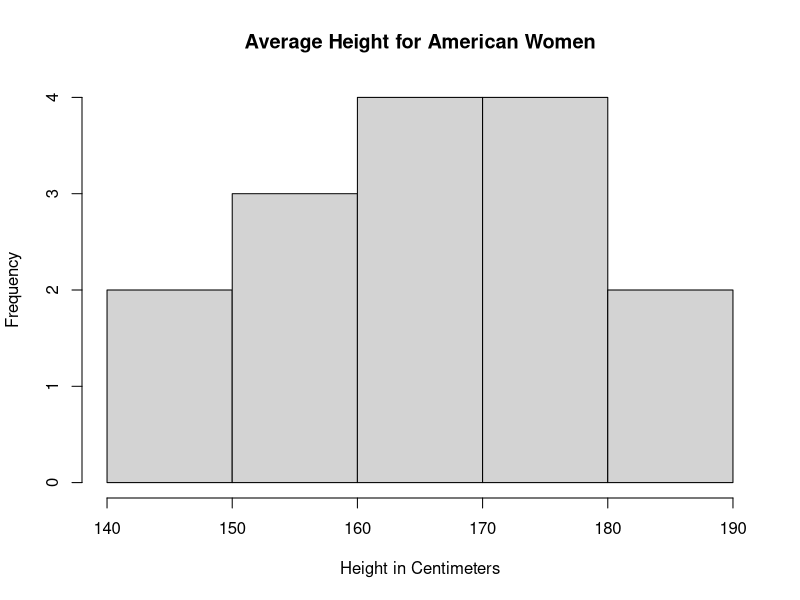
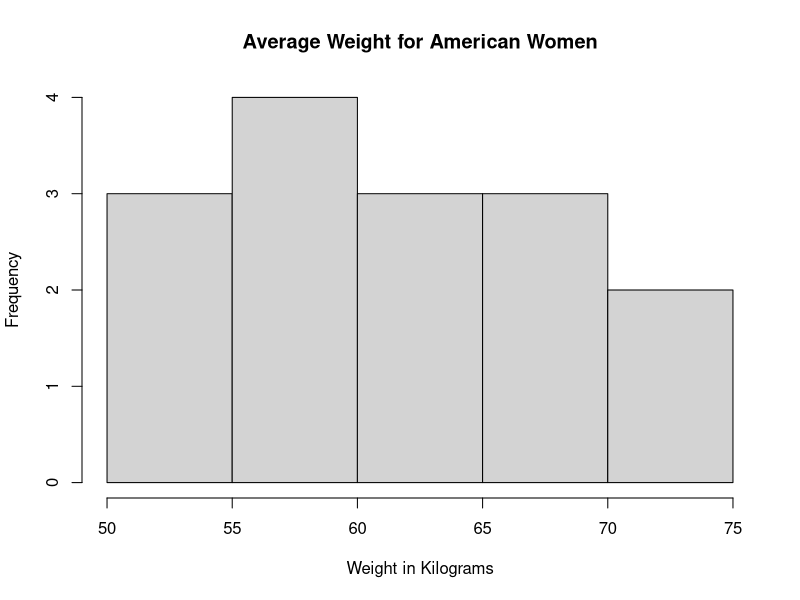
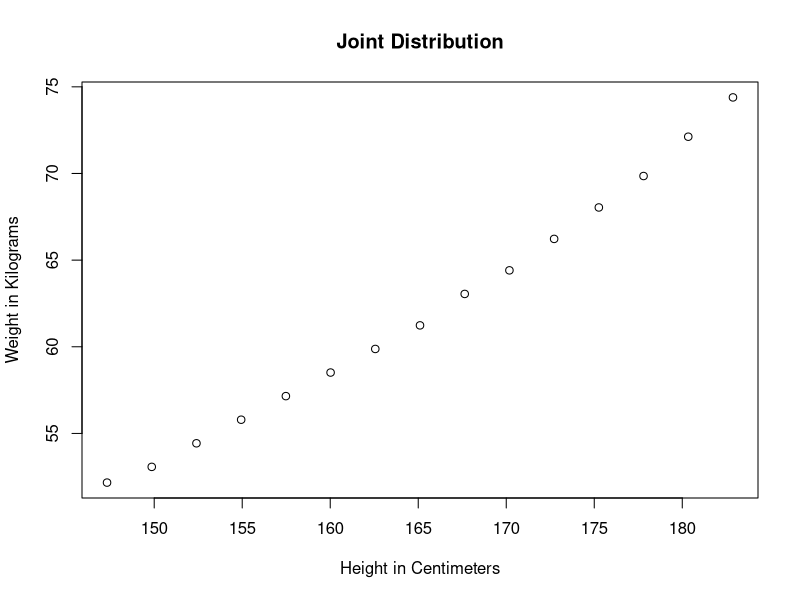

The R source for these figures, in order:

##################################
# Assignment 1: Data Science Course
# Kyle Ott & Cornelius Schneider
# 26 September 2014
##################################


##################################################
# Average Heights and Weights for American Women #
##################################################


# Select the dataset
data(women)
?women
# This data set provides the average heights (in) and 
# weights (lbs) for American women aged 30–39.

# What are the variables?
names(women)
# height & weight 

# Convert the variables in centimeters and kilograms
women$height_cm<-women$height*2.54
women$weight_kg<-women$weight*0.45359237

# Descriptive Statistics on the Distribution
#########
summary(women)
# Women's height in this dataset is between 147.3 and 182.9 cm
# and the median equals the mean with 165.1 cm.
# Women's weight in this dataset is between 52.15 and 74.39 km
# with a median of 61.23 kg and a mean of 62.02 kg.

# Histogram for Height
hist(women$height_cm,
     main='Average Height for American Women',
     xlab='Height in Centimeters') 
# Most women have a height between 160 and 180 cm (8 women). 
# Only two are between 140 and 150 centimeters and two are 
# between 180 and 190 centimeters. 
# In a first impression this is a slighly right skewed normal distribution.

# Histogram for Weight
hist(women$weight_kg,
     main='Average Weight for American Women',
     xlab='Weight in Kilograms') 
# Most women (4 out of 15) weigh between 55kg and 60kg and the fewest (2 out of 15)
# weigh between 70kg and 75kg. All other are equally distributed.

# Plot
plot(women$height_cm, women$weight_kg,main='Joint Distribution',
     xlab='Height in Centimeters',
     ylab='Weight in Kilograms')
# The plot clearly shows a positive relationship between height and weight.
# No outliers can be observed in this sample. 

# Variance for Height in Centimeters
var(women$height_cm)
# [1] 129.032

# Variance for Weight in Kilogram
var(women$weight_kg)
# [1] 49.42216

# Standard Deviation for Height in Centimeners
sd(women$height_cm)
# [1] 11.35923

# Standard Deviation for Weight in Kilograms
sd(women$weight_kg)
# [1] 7.030089



#####################
#Citation of Software
#####################

citation()

## R Core Team (2014). R: A language and environment for
## statistical computing. R Foundation for Statistical Computing,
## Vienna, Austria. URL http://www.R-project.org/.


